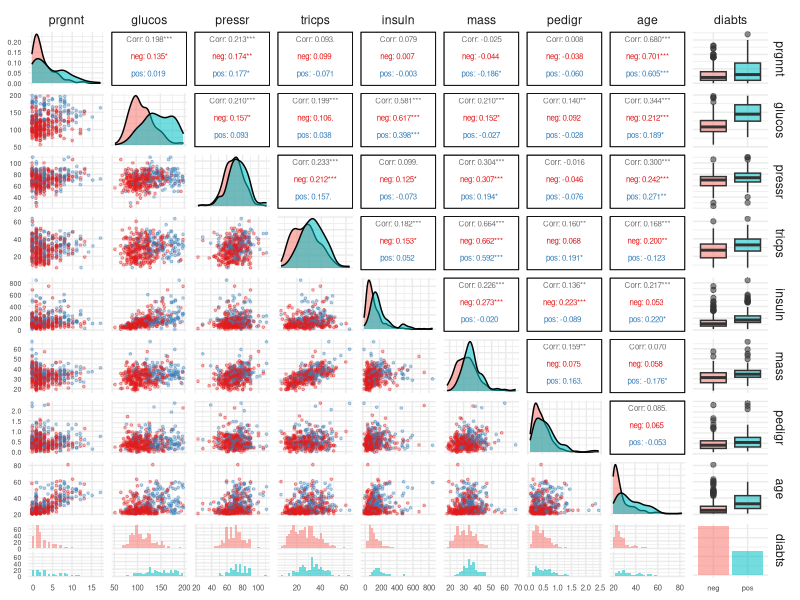
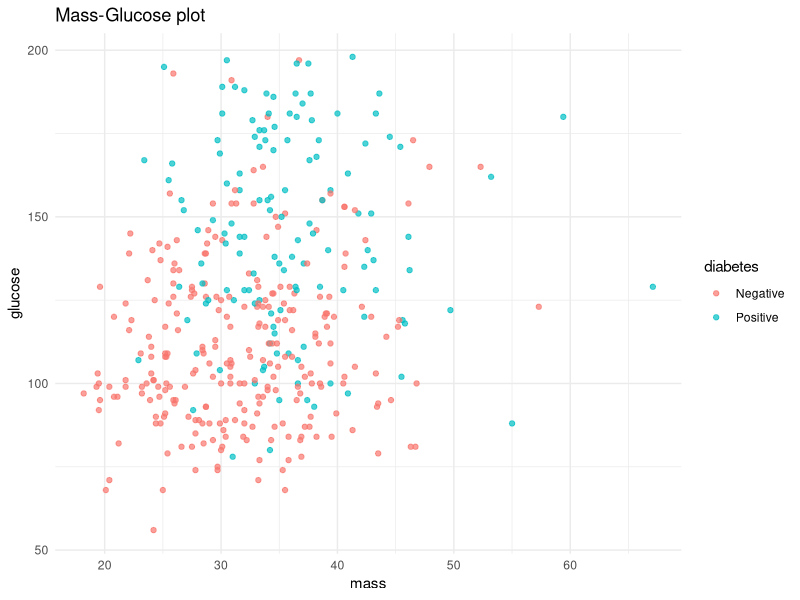
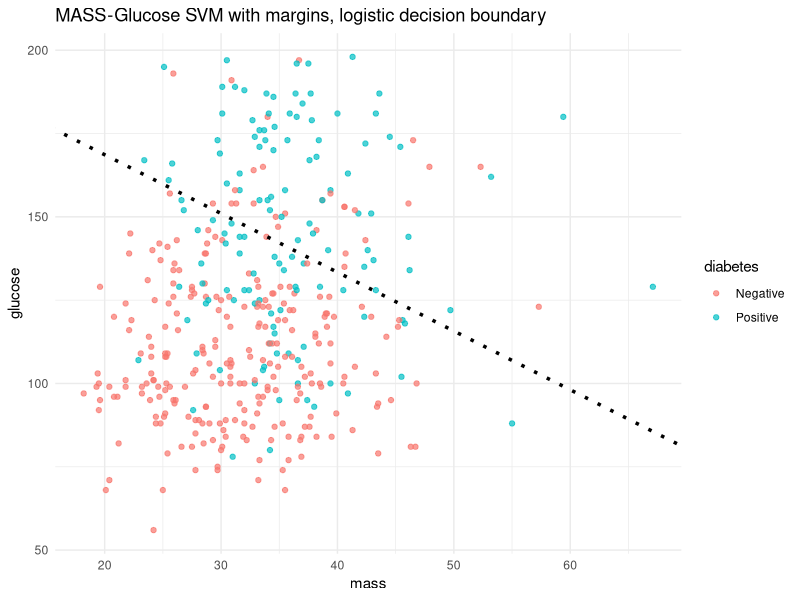

The R source for these figures, in order:
## ---- chunk 1
knitr::opts_chunk$set(echo = TRUE)
knitr::opts_chunk$set(cache = TRUE)
knitr::opts_chunk$set(fig.align = 'center')
library(tidyverse)
library(gridExtra)
theme_set(theme_minimal())
library(MASS) #Has a conflict with dplyr regarding select.
library(reshape2)
library(caret) #Used for Machine Learning
#library(plot.matrix) 
library(Matrix)
library(expm)
#library(plotly) #for 3D plotting
#library(reticulate) #Used for saving plotly images
#library(nloptr) #optimisation
#library(lpSolve) #linear programming
library(microbenchmark)
library(scales) #used for log trans of ggplot
#library(stats4) #mle and stuff
set.seed(314)

varnametotext <- function(v){
   deparse(substitute(v))
}
Stdresplot <- function(model, main = paste("(Estimate, Std. Res.)-plot of", deparse(substitute(model))), ylab ="Standardized residuals", ...) {
 fit <- fitted(model)
 rst <- rstandard(model)
 qplot(fit, rst, main = main, ylab = ylab, ylim = c(-max(3.2,max(abs(rst))), max(3.2,max(abs(rst)))) )+geom_hline(yintercept = 0) #Largest symmetric interval (around 0) of (-3.2,3.2) or (-largest absolute rst, largest absolute rst)
}
QQplotdraw <- function(model, main = paste("Normal QQ-plot of", deparse(substitute(model))), xlab = "Theoretical Quantiles", ylab ="Sample Quantiles", ...) {
   rst <- rstandard(model)
   #dataname <- getCall(lm_LT)$data
   ggplot(data = eval(getCall(model)$data), main = main, xlab = xlab, ylab = ylab) + geom_qq() + geom_qq_line() + aes(sample = rst)
} #main, xlab, ylab call do not work for some reason
StdresQQPlot <- function(model,...) {
   p1 <- Stdresplot(model,...)
   p2 <- QQplotdraw(model,...)
   #library(gridExtra)
   grid.arrange(p1,p2, ncol = 2)
}
## ---- chunk 2
data(PimaIndiansDiabetes2, package = "mlbench")
library(caret)
library(e1071) #SVMs
indians <- PimaIndiansDiabetes2
rm(PimaIndiansDiabetes2)
## ---- chunk 3
head(indians)
str(indians)
glimpse(indians)
summary(indians)
## ---- chunk 4
#indNA <- indians %>% subset(apply(indians, 1, anyNA))
#indNoNA2 <- indians %>% anti_join(indNA) %>% mutate(across(c(pregnant, age), as.integer))
indNoNA <- indians %>% drop_na() %>% mutate(across(c(pregnant, age), as.integer))
#identical(indNoNA2, indNoNA)
## ---- chunk 5
library(GGally) #For pairwise plots
(ggp <- indNoNA %>% ggpairs(mapping = aes(alpha = 0.4, colour = diabetes), progress = F, columnLabels = abbreviate(colnames(indNoNA), 6),
                            upper = list(continuous = wrap("cor", size = 2)),
                            lower = list(continuous = wrap("points", size = 0.65, alpha = 0.35, position = position_jitter(w = 0.1, h = 0.15)))) + 
      scale_colour_brewer(palette = "Set1")) +
   theme(axis.text.x = element_text(size = 5.5),
         axis.text.y = element_text(size = 5))
## ---- chunk 6
logmodel <- glm(diabetes ~ ., family = "binomial", data = indNoNA)
summary(logmodel)
## ---- chunk 7
sort(summary(logmodel)$coef[,1], decreasing = T)[1:4]
## ---- chunk 8
logitInv <- function(x) {exp(x)/(1+exp(x))}
logitInv(summary(logmodel)$coef[,1])
## ---- chunk 9
log_pred_class <- ifelse(predict(logmodel)>0, "pos", "neg") #predicting the class
mean(log_pred_class == indNoNA$diabetes) #the accuracy
## ---- chunk 10
indTrainIndex <- createDataPartition(indNoNA$diabetes, p = 0.75, times = 1, list = F)
indTrain <- indNoNA[indTrainIndex,]
indTest <- indNoNA[-indTrainIndex,]
## ---- chunk 11
indTrainTidy <- indNoNA %>%
  dplyr::group_by(diabetes) %>% #any number of variables you wish to partition by proportionally
  dplyr::slice_sample(prop = 0.75) # '.75' is the proportion of the original df you wish to sample
indTestTidy <- anti_join(indNoNA, indTrainTidy) # creates test dataframe with those observations not in 'train.'
## ---- chunk 12
logTrainModel <- train(diabetes ~ .,
                     data = indTrain,
                     method = "glm", family = "binomial",
                     trControl = trainControl(method = "repeatedcv",
                                              repeats = 5))
ldaTrainModel <- train(diabetes ~ .,
                     data = indTrain,
                     method = "lda",
                     trControl = trainControl(method = "repeatedcv",
                                              repeats = 5))
knnTrainModel <- train(diabetes ~ .,
                     data = indTrain,
                     method = "knn",
                     trControl = trainControl(method = "repeatedcv",
                                              repeats = 5))
svmTrainModel <- train(diabetes ~ .,
                     data = indTrain,
                     method = "svmLinearWeights",
                     trControl = trainControl(method = "repeatedcv",
                                              repeats = 5))
## ---- chunk 13
logTrainModel
summary(logTrainModel)

ldaTrainModel
summary(ldaTrainModel)

knnTrainModel
summary(knnTrainModel)

svmTrainModel
summary(svmTrainModel)
## ---- chunk 14
pred_logTrainModel <- predict(logTrainModel, newdata = indTest)
pred_ldaTrainModel <- predict(ldaTrainModel, newdata = indTest)
pred_knnTrainModel <- predict(knnTrainModel, newdata = indTest)
pred_svmTrainModel <- predict(svmTrainModel, newdata = indTest)
## ---- chunk 15
mean(pred_logTrainModel == indTest$diabetes) #log
mean(pred_ldaTrainModel == indTest$diabetes) #LDA
mean(pred_knnTrainModel == indTest$diabetes) #kNN
mean(pred_svmTrainModel == indTest$diabetes) #SVM
## ---- chunk 16
#?caret::confusionMatrix
caret::confusionMatrix(data = pred_logTrainModel, reference = indTest$diabetes, positive = "pos") #log
caret::confusionMatrix(data = pred_ldaTrainModel, reference = indTest$diabetes, positive = "pos") #LDA
caret::confusionMatrix(data = pred_knnTrainModel, reference = indTest$diabetes, positive = "pos") #kNN
caret::confusionMatrix(data = pred_svmTrainModel, reference = indTest$diabetes, positive = "pos") #SVM
## ---- chunk 17
logSmallModel <- train(diabetes ~ mass + glucose,
                     data = indNoNA,
                     method = "glm", family = "binomial",
                     trControl = trainControl(method = "repeatedcv",
                                              repeats = 5))
knnSmallModel <- train(diabetes ~ mass + glucose,
                     data = indNoNA,
                     method = "knn",
                     trControl = trainControl(method = "repeatedcv",
                                              repeats = 5))
svmSmallModel_lin <- train(diabetes ~ mass + glucose,
                     data = indNoNA,
                     method = "svmLinearWeights",
                     trControl = trainControl(method = "repeatedcv",
                                              repeats = 5))

library(kernlab)
svmSmallModel_rad <- train(diabetes ~ mass + glucose,
                     data = indNoNA,
                     method = "svmRadial",
                     trControl = trainControl(method = "repeatedcv",
                                              repeats = 5))
## ---- chunk 18
(pMassGlu <- indNoNA %>% ggplot(mapping = aes(x = mass, y = glucose, colour = diabetes)) + geom_point(alpha = 0.7) + scale_colour_discrete(labels=c('Negative', 'Positive')) + labs(title = "Mass-Glucose plot"))
## ---- chunk 19
#the coefficient estimates of logistic model
log_s_logit_coef <- as.numeric(summary(logSmallModel)$coef[,1])
(yint_log <- -log_s_logit_coef[1]/log_s_logit_coef[3])
(slo_log <- -log_s_logit_coef[2]/log_s_logit_coef[3])

#svm parameters
(w <- t((svmSmallModel_lin$finalModel)$coefs) %*% (svmSmallModel_lin$finalModel)$SV)
beta_0_svm <- (svmSmallModel_lin$finalModel)$rho


pMassGlu + 
   geom_abline(intercept = yint_log, slope = slo_log, size = 1.2,
               linetype = "dotted", colour = "black") +
   geom_abline(intercept = (-beta_0_svm-(svmSmallModel_lin$finalModel)$cost) / w[1, 2], slope = -w[1, 1] / w[1, 2], size = 5, linetype = "dashed", colour = "green") +
   geom_abline(intercept = (-beta_0_svm+(svmSmallModel_lin$finalModel)$cost) / w[1, 2], slope = -w[1, 1] / w[1, 2], size = 5, linetype = "dotted", colour = "black") +
   labs(title = "MASS-Glucose SVM with margins, logistic decision boundary")
